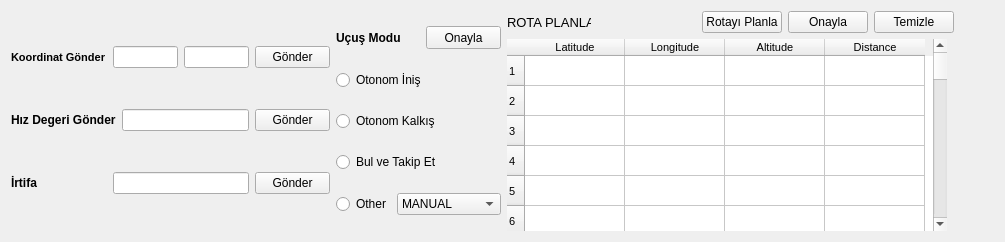
          <widget class="QWidget" name="kontrol_paneli">
           <attribute name="title">
            <string>Tam Otonom Uçuş Kontrol Paneli</string>
           </attribute>
           <layout class="QHBoxLayout" name="horizontalLayout_12">
            <item>
             <layout class="QHBoxLayout" name="horizontalLayout_9">
              <item>
               <layout class="QVBoxLayout" name="verticalLayout">
                <item>
                 <layout class="QHBoxLayout" name="horizontalLayout_4">
                  <item>
                   <widget class="QLabel" name="send_coor_text_label">
                    <property name="maximumSize">
                     <size>
                      <width>140</width>
                      <height>16777215</height>
                     </size>
                    </property>
                    <property name="font">
                     <font>
                      <pointsize>8</pointsize>
                      <weight>75</weight>
                      <bold>true</bold>
                     </font>
                    </property>
                    <property name="text">
                     <string>Koordinat Gönder</string>
                    </property>
                   </widget>
                  </item>
                  <item>
                   <widget class="QLineEdit" name="send_coor_lat_edit">
                    <property name="maximumSize">
                     <size>
                      <width>65</width>
                      <height>16777215</height>
                     </size>
                    </property>
                   </widget>
                  </item>
                  <item>
                   <widget class="QLineEdit" name="send_coor_lon_edit">
                    <property name="maximumSize">
                     <size>
                      <width>65</width>
                      <height>16777215</height>
                     </size>
                    </property>
                   </widget>
                  </item>
                  <item>
                   <widget class="QPushButton" name="send_coor_button">
                    <property name="maximumSize">
                     <size>
                      <width>75</width>
                      <height>16777215</height>
                     </size>
                    </property>
                    <property name="text">
                     <string>Gönder</string>
                    </property>
                   </widget>
                  </item>
                 </layout>
                </item>
                <item>
                 <layout class="QHBoxLayout" name="horizontalLayout_2">
                  <item>
                   <widget class="QLabel" name="send_speed_text_label">
                    <property name="maximumSize">
                     <size>
                      <width>140</width>
                      <height>16777215</height>
                     </size>
                    </property>
                    <property name="font">
                     <font>
                      <weight>75</weight>
                      <bold>true</bold>
                     </font>
                    </property>
                    <property name="text">
                     <string>Hız Degeri Gönder</string>
                    </property>
                   </widget>
                  </item>
                  <item>
                   <widget class="QLineEdit" name="send_speed_edit">
                    <property name="maximumSize">
                     <size>
                      <width>136</width>
                      <height>16777215</height>
                     </size>
                    </property>
                   </widget>
                  </item>
                  <item>
                   <widget class="QPushButton" name="send_speed_button">
                    <property name="maximumSize">
                     <size>
                      <width>75</width>
                      <height>16777215</height>
                     </size>
                    </property>
                    <property name="text">
                     <string>Gönder</string>
                    </property>
                   </widget>
                  </item>
                 </layout>
                </item>
                <item>
                 <layout class="QHBoxLayout" name="horizontalLayout_3">
                  <item>
                   <widget class="QLabel" name="send_alt_text_label">
                    <property name="maximumSize">
                     <size>
                      <width>140</width>
                      <height>16777215</height>
                     </size>
                    </property>
                    <property name="font">
                     <font>
                      <weight>75</weight>
                      <bold>true</bold>
                     </font>
                    </property>
                    <property name="text">
                     <string>İrtifa</string>
                    </property>
                   </widget>
                  </item>
                  <item>
                   <widget class="QLineEdit" name="send_alt_edit">
                    <property name="maximumSize">
                     <size>
                      <width>136</width>
                      <height>16777215</height>
                     </size>
                    </property>
                   </widget>
                  </item>
                  <item>
                   <widget class="QPushButton" name="send_alt_button">
                    <property name="maximumSize">
                     <size>
                      <width>75</width>
                      <height>16777215</height>
                     </size>
                    </property>
                    <property name="text">
                     <string>Gönder</string>
                    </property>
                   </widget>
                  </item>
                 </layout>
                </item>
               </layout>
              </item>
              <item>
               <layout class="QVBoxLayout" name="verticalLayout_4">
                <item>
                 <layout class="QHBoxLayout" name="horizontalLayout_6">
                  <item>
                   <widget class="QLabel" name="ucus_modu_text_label">
                    <property name="maximumSize">
                     <size>
                      <width>140</width>
                      <height>16777215</height>
                     </size>
                    </property>
                    <property name="font">
                     <font>
                      <weight>75</weight>
                      <bold>true</bold>
                     </font>
                    </property>
                    <property name="text">
                     <string>Uçuş Modu</string>
                    </property>
                   </widget>
                  </item>
                  <item>
                   <widget class="QPushButton" name="pushButton_4">
                    <property name="minimumSize">
                     <size>
                      <width>75</width>
                      <height>23</height>
                     </size>
                    </property>
                    <property name="maximumSize">
                     <size>
                      <width>75</width>
                      <height>23</height>
                     </size>
                    </property>
                    <property name="text">
                     <string>Onayla</string>
                    </property>
                   </widget>
                  </item>
                 </layout>
                </item>
                <item>
                 <widget class="QRadioButton" name="inis_radio">
                  <property name="maximumSize">
                   <size>
                    <width>140</width>
                    <height>16777215</height>
                   </size>
                  </property>
                  <property name="text">
                   <string>Otonom İniş</string>
                  </property>
                 </widget>
                </item>
                <item>
                 <widget class="QRadioButton" name="kalkis_radio">
                  <property name="maximumSize">
                   <size>
                    <width>140</width>
                    <height>16777215</height>
                   </size>
                  </property>
                  <property name="text">
                   <string>Otonom Kalkış</string>
                  </property>
                 </widget>
                </item>
                <item>
                 <widget class="QRadioButton" name="bul_radio">
                  <property name="maximumSize">
                   <size>
                    <width>140</width>
                    <height>16777215</height>
                   </size>
                  </property>
                  <property name="text">
                   <string>Bul ve Takip Et</string>
                  </property>
                 </widget>
                </item>
                <item>
                 <layout class="QHBoxLayout" name="horizontalLayout_8">
                  <item>
                   <widget class="QRadioButton" name="other_radio">
                    <property name="text">
                     <string>Other</string>
                    </property>
                   </widget>
                  </item>
                  <item>
                   <widget class="QComboBox" name="flight_mode_combo_box">
                    <item>
                     <property name="text">
                      <string>MANUAL</string>
                     </property>
                    </item>
                    <item>
                     <property name="text">
                      <string>FBWA</string>
                     </property>
                    </item>
                    <item>
                     <property name="text">
                      <string>FBWB</string>
                     </property>
                    </item>
                    <item>
                     <property name="text">
                      <string>CRUISE</string>
                     </property>
                    </item>
                    <item>
                     <property name="text">
                      <string>STABILIZE</string>
                     </property>
                    </item>
                    <item>
                     <property name="text">
                      <string>AUTOTUNE</string>
                     </property>
                    </item>
                    <item>
                     <property name="text">
                      <string>TRAINING</string>
                     </property>
                    </item>
                    <item>
                     <property name="text">
                      <string>ACRO</string>
                     </property>
                    </item>
                    <item>
                     <property name="text">
                      <string>AUTO</string>
                     </property>
                    </item>
                    <item>
                     <property name="text">
                      <string>LOITER</string>
                     </property>
                    </item>
                    <item>
                     <property name="text">
                      <string>CIRCLE</string>
                     </property>
                    </item>
                    <item>
                     <property name="text">
                      <string>GUIDED</string>
                     </property>
                    </item>
                    <item>
                     <property name="text">
                      <string>RTL</string>
                     </property>
                    </item>
                    <item>
                     <property name="text">
                      <string>LAND(AUTO)</string>
                     </property>
                    </item>
                   </widget>
                  </item>
                 </layout>
                </item>
               </layout>
              </item>
             </layout>
            </item>
            <item>
             <layout class="QVBoxLayout" name="verticalLayout_7">
              <item>
               <layout class="QHBoxLayout" name="horizontalLayout_33">
                <item>
                 <widget class="QLabel" name="rota_plan_text_label">
                  <property name="minimumSize">
                   <size>
                    <width>84</width>
                    <height>0</height>
                   </size>
                  </property>
                  <property name="font">
                   <font>
                    <pointsize>10</pointsize>
                    <weight>50</weight>
                    <bold>false</bold>
                   </font>
                  </property>
                  <property name="text">
                   <string>ROTA PLANLA</string>
                  </property>
                 </widget>
                </item>
                <item>
                 <spacer name="horizontalSpacer_33">
                  <property name="orientation">
                   <enum>Qt::Horizontal</enum>
                  </property>
                  <property name="sizeType">
                   <enum>QSizePolicy::Fixed</enum>
                  </property>
                  <property name="sizeHint" stdset="0">
                   <size>
                    <width>105</width>
                    <height>20</height>
                   </size>
                  </property>
                 </spacer>
                </item>
                <item>
                 <widget class="QPushButton" name="rota_plan_planla_button">
                  <property name="text">
                   <string>Rotayı Planla</string>
                  </property>
                 </widget>
                </item>
                <item>
                 <widget class="QPushButton" name="rota_plan_onayla_button">
                  <property name="text">
                   <string>Onayla</string>
                  </property>
                 </widget>
                </item>
                <item>
                 <widget class="QPushButton" name="rota_plan_temizle_button">
                  <property name="text">
                   <string>Temizle</string>
                  </property>
                 </widget>
                </item>
               </layout>
              </item>
              <item>
               <widget class="QTableWidget" name="rota_table">
                <property name="minimumSize">
                 <size>
                  <width>0</width>
                  <height>98</height>
                 </size>
                </property>
                <property name="maximumSize">
                 <size>
                  <width>440</width>
                  <height>16777215</height>
                 </size>
                </property>
                <property name="font">
                 <font>
                  <family>MS Shell Dlg 2</family>
                  <pointsize>8</pointsize>
                  <weight>50</weight>
                  <bold>false</bold>
                 </font>
                </property>
                <property name="autoFillBackground">
                 <bool>false</bool>
                </property>
                <property name="styleSheet">
                 <string notr="true"/>
                </property>
                <property name="frameShape">
                 <enum>QFrame::NoFrame</enum>
                </property>
                <property name="frameShadow">
                 <enum>QFrame::Plain</enum>
                </property>
                <property name="verticalScrollBarPolicy">
                 <enum>Qt::ScrollBarAlwaysOn</enum>
                </property>
                <property name="horizontalScrollBarPolicy">
                 <enum>Qt::ScrollBarAsNeeded</enum>
                </property>
                <property name="sizeAdjustPolicy">
                 <enum>QAbstractScrollArea::AdjustIgnored</enum>
                </property>
                <property name="autoScroll">
                 <bool>false</bool>
                </property>
                <property name="alternatingRowColors">
                 <bool>false</bool>
                </property>
                <property name="verticalScrollMode">
                 <enum>QAbstractItemView::ScrollPerPixel</enum>
                </property>
                <property name="horizontalScrollMode">
                 <enum>QAbstractItemView::ScrollPerPixel</enum>
                </property>
                <property name="rowCount">
                 <number>52</number>
                </property>
                <row/>
                <row/>
                <row/>
                <row/>
                <row/>
                <row/>
                <row/>
                <row/>
                <row/>
                <row/>
                <row/>
                <row/>
                <row/>
                <row/>
                <row/>
                <row/>
                <row/>
                <row/>
                <row/>
                <row/>
                <row/>
                <row/>
                <row/>
                <row/>
                <row/>
                <row/>
                <row/>
                <row/>
                <row/>
                <row/>
                <row/>
                <row/>
                <row/>
                <row/>
                <row/>
                <row/>
                <row/>
                <row/>
                <row/>
                <row/>
                <row/>
                <row/>
                <row/>
                <row/>
                <row/>
                <row/>
                <row/>
                <row/>
                <row/>
                <row/>
                <row/>
                <row/>
                <column>
                 <property name="text">
                  <string>Latitude</string>
                 </property>
                </column>
                <column>
                 <property name="text">
                  <string>Longitude</string>
                 </property>
                </column>
                <column>
                 <property name="text">
                  <string>Altitude</string>
                 </property>
                </column>
                <column>
                 <property name="text">
                  <string>Distance</string>
                 </property>
                </column>
               </widget>
              </item>
             </layout>
            </item>
            <item>
             <spacer name="horizontalSpacer">
              <property name="orientation">
               <enum>Qt::Horizontal</enum>
              </property>
              <property name="sizeHint" stdset="0">
               <size>
                <width>40</width>
                <height>20</height>
               </size>
              </property>
             </spacer>
            </item>
            <item>
             <spacer name="horizontalSpacer_35">
              <property name="orientation">
               <enum>Qt::Horizontal</enum>
              </property>
              <property name="sizeType">
               <enum>QSizePolicy::Fixed</enum>
              </property>
              <property name="sizeHint" stdset="0">
               <size>
                <width>0</width>
                <height>0</height>
               </size>
              </property>
             </spacer>
            </item>
           </layout>
          </widget>
